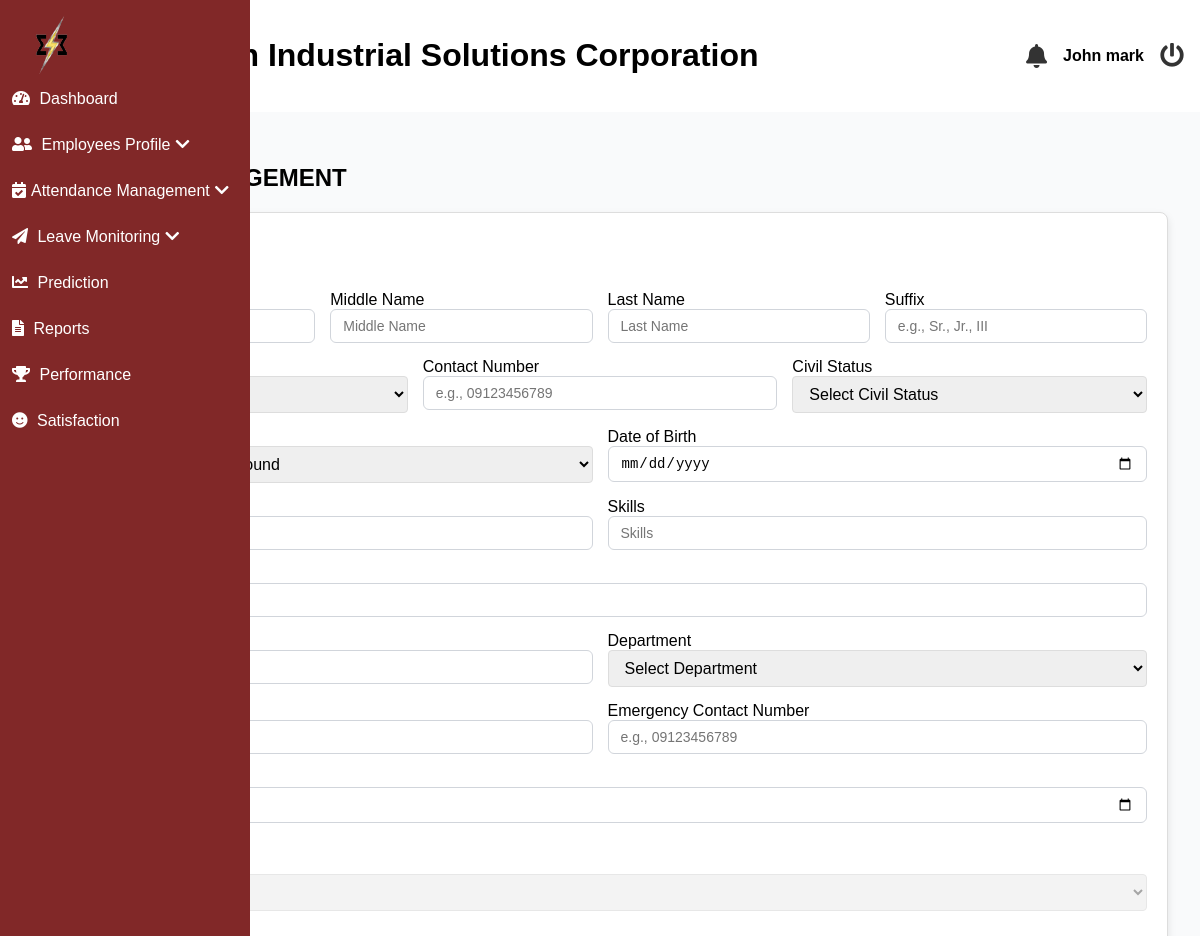
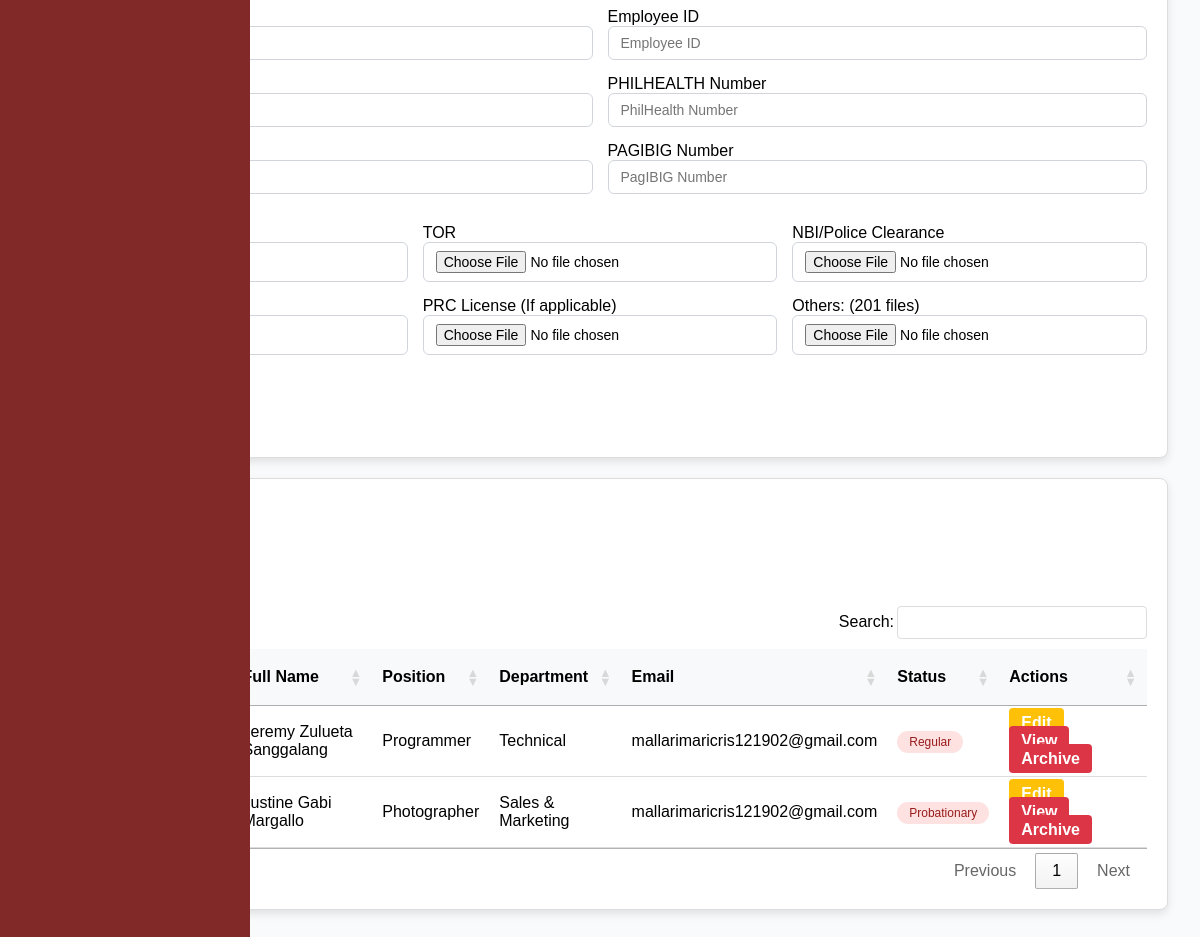
/admin/employees.php (signed in), run on the app's committed database (2 pictures, top to bottom).
### tables this page shows
CREATE TABLE `employees` (
  `id` int(11) NOT NULL,
  `last_name` varchar(255) NOT NULL,
  `first_name` varchar(255) NOT NULL,
  `middle_name` varchar(255) NOT NULL,
  `suffix` varchar(255) NOT NULL,
  `gender` varchar(32) NOT NULL,
  `email` varchar(100) NOT NULL,
  `position` varchar(255) NOT NULL,
  `hire_date` date NOT NULL,
  `department` varchar(255) NOT NULL,
  `employment_status` varchar(255) NOT NULL,
  `employee_id` int(20) NOT NULL,
  `user_type` int(11) NOT NULL DEFAULT 2 COMMENT '1=admin, 2=staff, 3=super admin',
  `password` varchar(255) NOT NULL,
  `e_status` int(11) NOT NULL DEFAULT 1,
  `date_of_birth` date DEFAULT NULL,
  `age` varchar(32) NOT NULL,
  `contact_number` varchar(20) DEFAULT NULL,
  `perma_address` text DEFAULT NULL,
  `civil_status` varchar(10) DEFAULT NULL,
  `sss_number` varchar(15) DEFAULT NULL,
  `philhealth_number` varchar(15) DEFAULT NULL,
  `pagibig_number` varchar(15) DEFAULT NULL,
  `tin_number` varchar(15) DEFAULT NULL,
  `emergency_contact_name` varchar(50) DEFAULT NULL,
  `emergency_contact_number` varchar(15) DEFAULT NULL,
  `educational_background` enum('Technical-Vocational Program graduate','College graduate','Master''s degree graduate','Doctorate degree graduate') DEFAULT NULL,
  `skills` text DEFAULT NULL,
  `username` varchar(255) NOT NULL,
  `sick_leave` int(11) NOT NULL DEFAULT 0,
  `vacation_leave` int(11) NOT NULL DEFAULT 0,
  `maternity_leave` int(11) NOT NULL DEFAULT 0,
  `paternity_leave` int(11) NOT NULL DEFAULT 0,
  `sick_availed` int(11) NOT NULL,
  `vacation_availed` int(11) NOT NULL,
  `maternity_availed` int(11) NOT NULL,
  `paternity_availed` int(11) NOT NULL,
  `medical` varchar(32) DEFAULT NULL,
  `tor` varchar(32) DEFAULT NULL,
  `nbi_clearance` varchar(32) DEFAULT NULL,
  `resume` varchar(32) DEFAULT NULL,
  `prc` varchar(32) DEFAULT NULL,
  `others` varchar(32) DEFAULT NULL,
  `medical_type` varchar(32) DEFAULT NULL,
  `tor_type` varchar(32) DEFAULT NULL,
  `police_type` varchar(32) DEFAULT NULL,
  `resume_type` varchar(32) DEFAULT NULL,
  `prc_type` varchar(32) DEFAULT NULL,
  `others_type` varchar(32) DEFAULT NULL,
  `is_archived` tinyint(1) DEFAULT 0
);

### admin/employees.php (the view, shortened to what this page needs)
<?php
    $conn = mysqli_connect('localhost', 'root', '', 'esetech');
    $sql = "SELECT * FROM employees WHERE is_archived = 0";
    $resultEmployees = mysqli_query($conn, $sql);
include('header.php');
?>
<?php include('includes/sideBar.php'); ?>
<link rel="stylesheet" href="https://cdn.datatables.net/1.13.5/css/jquery.dataTables.min.css" />
<main class="main-content">
        <section id="dashboard">
            <h2 class="text-2xl font-bold mb-6">EMPLOYEE MANAGEMENT</h2>
            <div class="card form-content">
    <div class="card-header">
        <h3>Add New Employee</h3>
    </div>
    <div class="card-body">
        <form method="POST" enctype="multipart/form-data">
            <div class="form-row">
            <div class="col-md-4">
                    <label for="first_name">First Name</label>
                </div>
                <div class="col-md-4">
                    <label for="middle_name">Middle Name</label>
                    <input type="text" class="form-control" name="middle_name" id="middle_name" placeholder="Middle Name" value="<?php echo !empty($errmsg) ? htmlspecialchars($middle_name) : ''; ?>"required
                        pattern="^[A-Za-z\s-]+$"
                        title="Only letters, spaces, and hyphens are allowed. Numbers are not allowed.">
                    </div>
                <div class="col-md-4">
                    <label for="last_name">Last Name</label>
                    <input type="text" class="form-control" name="last_name" id="last_name" placeholder="Last Name" value="<?php echo !empty($errmsg) ? htmlspecialchars($last_name) : ''; ?>"required
                        pattern="^[A-Za-z\s-]+$"
                        title="Only letters, spaces, and hyphens are allowed. Numbers are not allowed.">
                    </div>
                <div class="col-md-4">
                    <label for="suffix">Suffix</label>
                    <input type="text" class="form-control" name="suffix" id="suffix" placeholder="e.g., Sr., Jr., III" list="suffixes">
                </div>
            </div>
            <div class="form-row">
                <div class="col-md-6">
                    <label for="gender">Sex</label>
                </div>
                <div class="col-md-6">
                    <label for="contact_number">Contact Number</label>
                    <input type="text" class="form-control" name="contact_number" placeholder="e.g., 09123456789" value="<?php echo !empty($errmsg) ? htmlspecialchars($contact_number) : ''; ?>"required>
                </div>
                <div class="col-md-6">
                    <label for="civil_status">Civil Status</label>
                    <select name="civil_status" class="form-control" required>
                        <option value="">Select Civil Status</option>
                    </select>
                </div>
            </div>
            <div class="form-row">
                <div class="col-md-6">
                    <label for="educational_background">Education Background</label>
                    <select name="educational_background" class="form-control" required>
                        <option value="">Select Education Background</option>
                    </select>
                </div>
                <div class="col-md-6">
                    <label for="date_of_birth">Date of Birth</label>
                    <input type="date" class="form-control" name="date_of_birth" placeholder="Date of Birth" value="<?php echo !empty($errmsg) ? htmlspecialchars($date_of_birth) : ''; ?>" required
                        max="2005-12-31">
                </div>
            </div>
            <div class="form-row">
                <div class="col-md-6">
                    <label for="position">Position</label>
                    <input type="text" class="form-control" name="position" placeholder="Position" value="<?php echo !empty($errmsg) ? htmlspecialchars($position) : ''; ?>" required>
                </div>
                <div class="col-md-6">
                    <label for="skills">Skills</label>
                    <input type="text" class="form-control" name="skills" placeholder="Skills" value="<?php echo !empty($errmsg) ? htmlspecialchars($skills) : ''; ?>" required>
                </div>
            </div>
            <div class="form-row">
                <div class="col-md-6">
                    <label for="perma_address">Permanent Address</label>
                    <input type="text" class="form-control" name="perma_address" placeholder="Permanent Address" value="<?php echo !empty($errmsg) ? htmlspecialchars($perma_address) : ''; ?>" required>
                </div>
            </div>
            <div class="form-row">
                <div class="col-md-6">
                    <label for="date_of_birth">Email Address</label>
                    <input type="email" class="form-control" name="email" placeholder="Email" value="<?php echo !empty($errmsg) ? htmlspecialchars($email) : ''; ?>" required>
                </div>
                <div class="col-md-6">
                    <label for="department">Department</label>
                    <select name="department" class="form-control" required>
                        <option value="">Select Department</option>
                    </select>
                </div>
            </div>
            <div class="form-row">
                <div class="col-md-6">
                    <label for="emergency_contact_name">Emergency Contact Name</label>
                    <input type="text" class="form-control" name="emergency_contact_name" id="emergency_contact_name" placeholder="Emergency Contact Name" required
                        pattern="^[A-Za-z\s-]+$"
                        title="Only letters, spaces, and hyphens are allowed. Numbers are not allowed."
                        value="<?php echo !empty($errmsg) ? htmlspecialchars($emergency_contact_name) : ''; ?>">
                    </div>
                <div class="col-md-6">
                    <label for="emergency_contact_number">Emergency Contact Number</label>
                    <input type="text" class="form-control" name="emergency_contact_number" placeholder="e.g., 09123456789" value="<?php echo !empty($errmsg) ? htmlspecialchars($emergency_contact_number) : ''; ?>" required>
                </div>
            </div>
            <div class="form-row">
                <div class="col-md-4">
                    <label for="hire_date">Date Hired</label>
                    <input type="date" class="form-control" name="hire_date" id="hire_date" placeholder="yyyy-mm-dd" value="<?php echo !empty($errmsg) ? htmlspecialchars($hire_date) : ''; ?>" required>
                </div>
            </div>
             <br>
            <div class="form-row">
                <div class="col-md-6">
                <label for="hire_date">Employment Status </label>
                    <select id="employment_status" name="employment_status" class="form-control" value="<?php echo !empty($errmsg) ? htmlspecialchars($employment_status) : ''; ?>" required disabled>
                        <option value="" selected hidden>Employment Status</option>
                    </select>
                </div>
            </div>
            <div class="form-row">
                <div class="col-md-4">
                    <label for="date_of_birth">Username</label>
                    <input type="text" class="form-control" name="username" placeholder="Username" value="<?php echo !empty($errmsg) ? htmlspecialchars($username) : ''; ?>" required>
                </div>
                <div class="col-md-4">
                    <label for="date_of_birth">Employee ID</label>
                    <input id="employee_id" type="text" class="form-control" name="employee_id" placeholder="Employee ID" value="<?php echo !empty($errmsg) && isset($employee_id) ? htmlspecialchars($employee_id) : ''; ?>" readonly>
                </div>
            </div>
            <div class="form-row">
                <div class="col-md-6">
                    <label for="sss_number">SSS Number</label>
                    <input type="text" class="form-control" name="sss_number" placeholder="SSS Number" required pattern="\d{2}-\d{7}-\d{1}" title="SSS should be in the format 00-0000000-0" value="<?php echo !empty($errmsg) ? htmlspecialchars($sss_number) : ''; ?>">
                </div>
                <div class="col-md-6">
                    <label for="philhealth_number">PHILHEALTH Number</label>
                    <input type="text" class="form-control" name="philhealth_number" placeholder="PhilHealth Number" required pattern="\d{2}-\d{9}-\d{1}" title="PhilHealth should be in the format 00-000000000-0" value="<?php echo !empty($errmsg) ? htmlspecialchars($philhealth_number) : ''; ?>">
                </div>
            </div>
                <div class="form-row">
                    <div class="col-md-6">
                        <label for="tin_number">TIN Number</label>
                        <input type="text" class="form-control" name="tin_number" placeholder="TIN Number" required pattern="\d{3}-\d{3}-\d{3}-\d{3}" title="TIN should be in the format 000-000-000-000" value="<?php echo !empty($errmsg) ? htmlspecialchars($tin_number) : ''; ?>">
                    </div>
                    <div class="col-md-6">
                        <label for="pagibig_number">PAGIBIG Number</label>
                        <input type="text" class="form-control" name="pagibig_number" placeholder="PagIBIG Number" required pattern="\d{4}-\d{4}-\d{4}" title="PagIBIG should be in the format 0000-0000-0000" value="<?php echo !empty($errmsg) ? htmlspecialchars($pagibig_number) : ''; ?>">
                    </div>
                </div>
                <div class="form-row">
                    <div class="col-md-6">
                        <label for="medical">Medical</label>
                    </div>
                    <div class="col-md-6">
                        <label for="tor">TOR</label>
                        <input type="file" class="form-control" name="file_tor" accept=".pdf,image/*" required>
                    </div>
                    <div class="col-md-6">
                        <label for="nbi_clearance">NBI/Police Clearance</label>
                        <input type="file" class="form-control" name="file_police" accept=".pdf,image/*" required>
                    </div>
                </div>
                <div class="form-row">
                    <div class="col-md-6">
                        <label for="resume">Resume</label>
                    </div>
                    <div class="col-md-6">
                        <label for="prc">PRC License (If applicable)</label>
                        <input type="file" class="form-control" name="file_prc" accept=".pdf,image/*">
                    </div>
                    <div class="col-md-6">
                        <label for="others">Others: (201 files)</label>
                        <input type="file" class="form-control" name="file_201" accept=".pdf,image/*" required>
                    </div>
                </div>
             <br>
            <div class="form-row justify-content-center mt-4">
                <div class="col-md-4 text-center">
                    </div>
                    </form>
                </div>
            </div>
            <div class="card">
            <div class="card-header">
        <div class="card-body">
            <h3>Employee List</h3>
            <div class="report_btn">
                <div class="dropdown">
                    <button class="btn export_btn">Export as</button>
                </div>
        <button class="btn print_btn">Print</button>
    </div>
        <table id="myTable" class="employee-table">
            <thead>
                <tr>
                    <th>No.</th>
                    <th>Employee ID</th>
                    <th>Full Name</th>
                    <th>Position</th>
                    <th>Department</th>
                    <th>Email</th>
                    <th>Status</th>
                    <th class="actions">Actions</th>
                </tr>
            </thead>
            <tbody>
                <?php
                    $counter = 1;
                    while ($employee = mysqli_fetch_assoc($resultEmployees)):
                ?>
                    <tr>
                        <td><?php echo $counter++; ?></td>
                        <td class="employee_id_display"><?php echo $employee['employee_id']; ?></td>
                        <td>
                            <?php
                                $full_name = trim($employee['first_name'] . ' ' . $employee['middle_name'] . ' ' . $employee['last_name']);
                                echo htmlspecialchars($full_name);
                            ?>
                        </td>
                        <td><?php echo htmlspecialchars($employee['position']); ?></td>
                        <td><?php echo htmlspecialchars($employee['department']); ?></td>
                        <td><?php echo htmlspecialchars($employee['email']); ?></td>
                        <td>
                            <span class="<?php echo $employee['employment_status'] === 'Active' ? 'status-active' : 'status-inactive'; ?>">
                                <?php echo htmlspecialchars($employee['employment_status']); ?>
                            </span>
                        </td>
                        <td class="actions action-buttons">
                            <a href="./edit_employee?id=<?php echo $employee['id']; ?>" class="btn btn-warning">Edit</a>
                            <a href="./view_employee?id=<?php echo $employee['id']; ?>" class="btn btn-danger">View</a>
                            <a href="?delete_id=<?php echo $employee['id']; ?>" class="btn btn-danger" onclick="return confirm('Are you sure you want to Archive this employee?');">Archive</a>
                        </td>
                    </tr>
                <?php endwhile; ?>
            </tbody>
        </table>
    </div>
</div>
</div>
<?php include('footer.php'); ?>

### data on the page
employees: full_name "Jeremy Zulueta Sanggalang", position "Programmer", department "Technical", email "mallarimaricris121902@gmail.com", employment_status "Regular"
employees: full_name "Justine Gabi Margallo", position "Photographer", department "Sales & Marketing", email "mallarimaricris121902@gmail.com", employment_status "Probationary"

### other printed values
$_SESSION['fullname'] "John mark"
